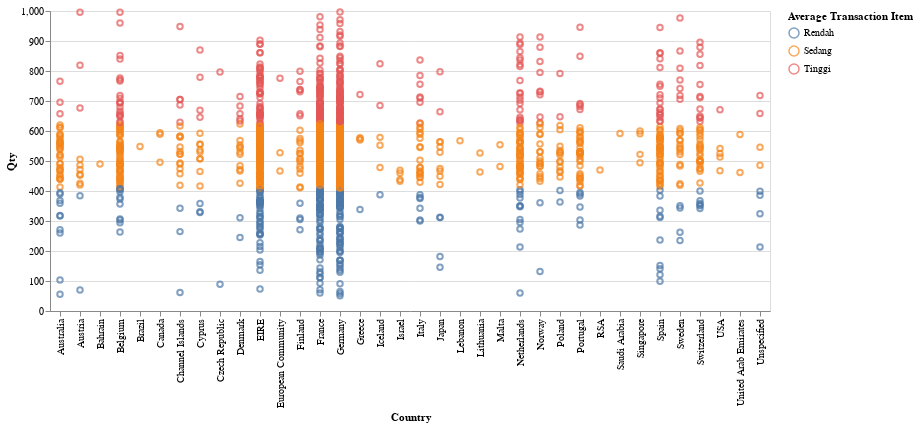

Notebook cell for this chart:
### Code cell
import altair as alt

label = pd.DataFrame(columns=["Cluster"], data=ypred.labels_)
label = label.replace({0: "Sedang",1: "Tinggi",2: "Rendah"})
transaksi['Class'] = label

alt.Chart(transaksi).mark_point().encode(
    x="Country", y="Qty",
    color=alt.Color("Class",
        legend=alt.Legend(title="Average Transaction Item")
    )
)

### Figure 1 — Vega-Lite specification as saved in the notebook (floating-point values rounded to 4 significant figures; data arrays with more than 128 entries replaced by an {"elided": "..."} marker saying what was removed)
{"config": {"view": {"continuousWidth": 400, "continuousHeight": 300}}, "data": {"name": "data-80f504721c22099b978e5ca9ceb2d97a"}, "mark": "point", "encoding": {"color": {"type": "nominal", "field": "Class", "legend": {"title": "Average Transaction Item"}}, "x": {"type": "nominal", "field": "Country"}, "y": {"type": "quantitative", "field": "Qty"}}, "$schema": "https://vega.github.io/schema/vega-lite/v4.8.1.json", "datasets": {"data-80f504721c22099b978e5ca9ceb2d97a": {"elided": "1565 records"}}}
